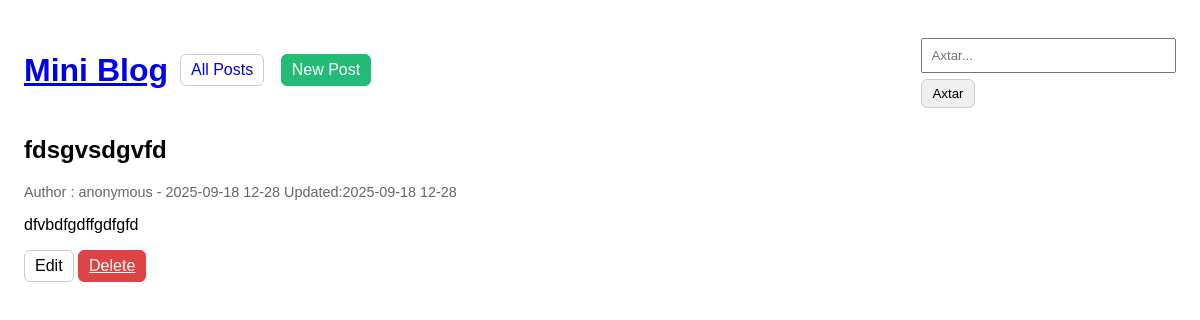
Page /post/fdsgvsdgvfd on the committed database.
### blog/models.py (models this page shows, shortened)
class Post(models.Model):
    title=models.CharField(max_length=200)
    slug=models.SlugField(max_length=220,unique=True,blank=True)
    content=models.TextField()
    author=models.CharField(max_length=100,default='anonymous')
    created_at=models.DateTimeField(auto_now_add=True)
    updated_at=models.DateTimeField(auto_now=True)
    class Meta:
        ordering=['-created_at']
        indexes=[
            models.Index(fields=['slug']),
            models.Index(fields=['-created_at']),
        ]

### blog/views.py (the view)
# urls.py: path('post/<slug:slug>', views.post_detail_by_slug, name='post_detail'),
def post_detail_by_slug(request, slug:str):
    post=get_object_or_404(Post, slug=slug)
    return render(request, 'blog/post_detail.html', {'post': post})

### blog/templates/blog/post_detail.html (shortened to what this page needs)
{% extends "blog/base.html" %}
{% block content %}
    <article>
    <h2>{{ post.title }}</h2>
    <p class="muted">
        Author : {{ post.author }} - {{ post.created_at|date:"Y-m-d H-i" }}
        {%  if post.updated_at  %} Updated:{{ post.updated_at|date:"Y-m-d H-i" }} {% endif %}
    </p>
    <p>
        {{ post.content|linebreaks }}
    </p>
    </article>
    <p>
    <a class="btn">Edit</a>
    <a class="btn btn-danger" href="{% url 'blog:post_delete' post.pk %}">Delete</a>
    </p>
{% endblock %}

### blog/templates/blog/base.html (style rules this page uses)
body { font-family: sans-serif; margin: 24px; }
.btn { padding:6px 10px; border:1px solid #ccc; border-radius:6px; display:inline-block; }
.btn-danger { background:#d44; color:#fff; border-color:#d44; }
.muted { color:#666; font-size: 90%; }

### rows in the picture
Post: title "fdsgvsdgvfd", author "anonymous", created_at "2025-09-18 12-28", updated_at "2025-09-18 12-28", content "dfvbdfgdffgdfgfd"
